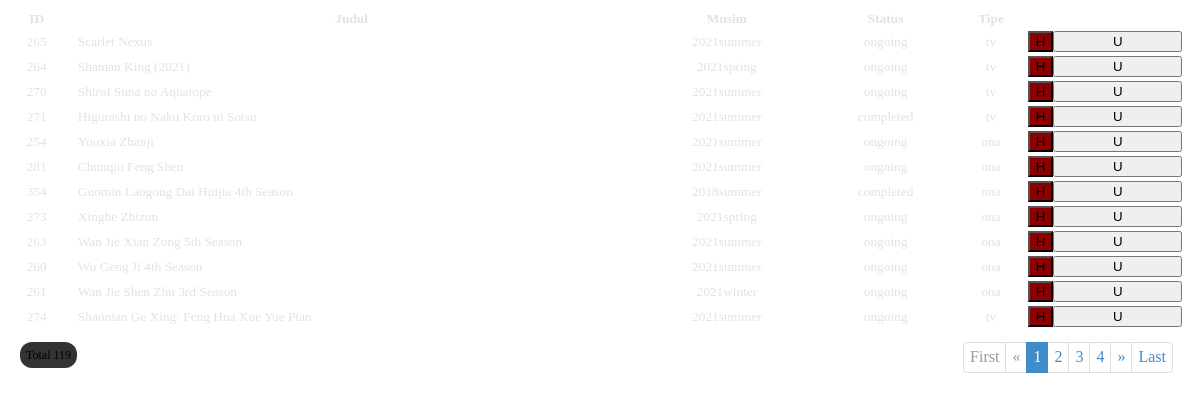
Screenshot of /admin/admin_fetch.php with the database file from the repository.
### tables this page shows
CREATE TABLE `anime` (
  `id` int(11) NOT NULL,
  `judul` varchar(150) NOT NULL,
  `alternative_judul` longtext NOT NULL,
  `gambar` varchar(100) NOT NULL,
  `studio` varchar(50) NOT NULL,
  `id_genre` longtext NOT NULL,
  `tanggalrilis` varchar(10) NOT NULL,
  `tahun` varchar(4) NOT NULL,
  `musim` varchar(20) NOT NULL,
  `id_fansub` varchar(68) NOT NULL,
  `durasi` varchar(21) NOT NULL,
  `status` varchar(15) NOT NULL,
  `jadwal` varchar(8) NOT NULL,
  `iu` varchar(1) NOT NULL,
  `tipe` varchar(9) NOT NULL,
  `tagar` varchar(35) NOT NULL,
  `totaleps` varchar(5) NOT NULL,
  `ket` longtext NOT NULL,
  `level` varchar(1) NOT NULL,
  `tanggal_update` datetime NOT NULL
);

### admin/admin_fetch.php (the view, shortened to what this page needs)
<?php
include("../database_connection.php");
$page = (isset($_POST['page'])) ? $_POST['page'] : 1;
$limit = 12;
$limit_start = ($page - 1) * $limit;
if (isset($_POST['search']) && $_POST['search'] == true) {
  $param = '%' . $keyword . '%';
  $sql = $connect->prepare("SELECT *  FROM anime  WHERE  judul LIKE :judul  order by tanggal_update desc  LIMIT " . $limit_start . "," . $limit) or die("Gagal mengecek user di database") or die("Gagal mengecek user di database");
  $sql->bindParam(':judul', $param);
  $sql->execute();
  $sql2 = $connect->prepare("SELECT  COUNT(*)  AS jumlah_row  FROM anime WHERE  judul LIKE :judul ") or die("Gagal mengecek user di database") or die("Gagal mengecek user di database");
  $sql2->bindParam(':judul', $param);
  $sql2->execute();
  $get_jumlah = $sql2->fetch();
} else {
  $sql = $connect->prepare("SELECT * FROM anime order by tanggal_update desc LIMIT " . $limit_start . "," . $limit) or die("Gagal mengecek user di database");
  $sql->execute();
  $sql2 = $connect->prepare("SELECT COUNT(*) AS jumlah_row  FROM anime ");
  $sql2->execute();
  $get_jumlah = $sql2->fetch();
}
echo '<table class="table-bordered tableme">
    <tr>
<th>ID</th>
<th>Judul</th>
<th>Musim</th>
<th>Status</th>
<th>Tipe</th>
</tr>';
while ($row = $sql->fetch()) {
  echo '
<tr>
    <td>' . $row["id"] . '</td>
    <td style="text-align:left; text-indent:2%;">' . $row["judul"] . '</td>
     <td>' . $row["musim"] . '</td>
      <td>' . $row["status"] . '</td>
       <td>' . $row["tipe"] . '</td>
   <td style="display: flex;">
    <button type="button" style="background:darkred" name="delete" class="btn btn-primary btn-xs delete" id="' . $row["id"] . '">H</button>
    <button type="button" name="edit" class="btn btn-primary btn-xs edit" id="' . $row["id"] . '">U</button>
</td>
    </tr>
  ';
}
echo  '</table>';
?>
<div style="text-align: center;">
  <ul class="pagination_utama" style="">
    <?php
    if ($page == 1) {
    ?>
      <li class="disabled"><a href="#">First</a></li>
      <li class="disabled"><a href="#">&laquo;</a></li>
    <?php
    } else {
      $link_prev = ($page > 1) ? $page - 1 : 1;
    ?>
      <li><a href="javascript:void(0);" onclick="searchWithPagination(1, false)">First</a></li>
      <li><a href="javascript:void(0);" onclick="searchWithPagination(<?php echo $link_prev; ?>, false)">&laquo;</a></li>
    <?php
    }
    ?>
    <?php
    $jumlah_page = ceil($get_jumlah['jumlah_row'] / $limit);
    $jumlah_number = 3;
    $start_number = ($page > $jumlah_number) ? $page - $jumlah_number : 1;
    $end_number = ($page < ($jumlah_page - $jumlah_number)) ? $page + $jumlah_number : $jumlah_page;
    for ($i = $start_number; $i <= $end_number; $i++) {
      $link_active = ($page == $i) ? ' class="active"' : '';
    ?>
      <li<?php echo $link_active; ?>><a href="javascript:void(0);" onclick="searchWithPagination(<?php echo $i; ?>, false)"><?php echo $i; ?></a></li>
      <?php
    }
      ?>
      <?php
      if ($page == $jumlah_page) {
      ?>
        <li class="disabled"><a href="#">&raquo;</a></li>
        <li class="disabled"><a href="#">Last</a></li>
      <?php
      } else {
        $link_next = ($page < $jumlah_page) ? $page + 1 : $jumlah_page;
      ?>
        <li><a href="javascript:void(0);" onclick="searchWithPagination(<?php echo $link_next; ?>, false)">&raquo;</a></li>
        <li><a href="javascript:void(0);" onclick="searchWithPagination(<?php echo $jumlah_page; ?>, false)">Last</a></li>
      <?php
      }
      ?>
  </ul>
  <div style="font-size: 12px;
    float: left;
    margin: 1em;
    background: #333333;
    padding: 0.5em 0.5em 0.4em 0.5em;
    border-radius: 1em;">Total <?php echo $get_jumlah['jumlah_row']; ?> </div>
</div>

### admin/admin_fetch.php (style rules this page uses)
.tableme { width: 100%; text-align: center; font-size: smaller; color: #e2e2e2fc; }
.tableme th { text-align: center; }
.edit { padding: 1px 13px; width: 80%; }
.pagination_utama { margin: 12px 19px 10px 0px; border-radius: 4px; float: right; }
.pagination_utama>li { display: inline }
.pagination_utama>li>a, .pagination_utama>li>span { position: relative; float: left; padding: 3px 6px; line-height: 1.42857143; text-decoration: none; color: #428bca; background-color: #fff; border: 1px solid #ddd; margin-left: -1px }
.pagination_utama>li:first-child>a, .pagination_utama>li:first-child>span { margin-left: 0; border-bottom-left-radius: 4px; border-top-left-radius: 4px }
.pagination_utama>li:last-child>a, .pagination_utama>li:last-child>span { border-bottom-right-radius: 4px; border-top-right-radius: 4px }
.pagination_utama>.active>a, .pagination_utama>.active>span, .pagination_utama>.active>a:hover, .pagination_utama>.active>span:hover, .pagination_utama>.active>a:focus, .pagination_utama>.active>span:focus { z-index: 2; color: #fff; background-color: #428bca; border-color: #428bca; cursor: default }
.pagination_utama>.disabled>span, .pagination_utama>.disabled>span:hover, .pagination_utama>.disabled>span:focus, .pagination_utama>.disabled>a, .pagination_utama>.disabled>a:hover, .pagination_utama>.disabled>a:focus { color: #999; background-color: #fff; border-color: #ddd; cursor: not-allowed }

### rows the page displays
anime: id "265", judul "Scarlet Nexus", musim "2021summer", status "ongoing", tipe "tv"
anime: id "264", judul "Shaman King (2021)", musim "2021spring", status "ongoing", tipe "tv"
anime: id "270", judul "Shiroi Suna no Aquatope", musim "2021summer", status "ongoing", tipe "tv"
anime: id "271", judul "Higurashi no Naku Koro ni Sotsu", musim "2021summer", status "completed", tipe "tv"
anime: id "254", judul "Youxia Zhanji", musim "2021summer", status "ongoing", tipe "ona"
anime: id "281", judul "Chunqiu Feng Shen", musim "2021summer", status "ongoing", tipe "ona"
anime: id "354", judul "Guomin Laogong Dai Huijia 4th Season", musim "2018summer", status "completed", tipe "ona"
anime: id "273", judul "Xinghe Zhizun", musim "2021spring", status "ongoing", tipe "ona"
anime: id "263", judul "Wan Jie Xian Zong 5th Season", musim "2021summer", status "ongoing", tipe "ona"
anime: id "260", judul "Wu Geng Ji 4th Season", musim "2021summer", status "ongoing", tipe "ona"
anime: id "261", judul "Wan Jie Shen Zhu 3rd Season", musim "2021winter", status "ongoing", tipe "ona"
anime: id "274", judul "Shaonian Ge Xing: Feng Hua Xue Yue Pian", musim "2021summer", status "ongoing", tipe "tv"

### other values shown
$get_jumlah['jumlah_row'] "119"
